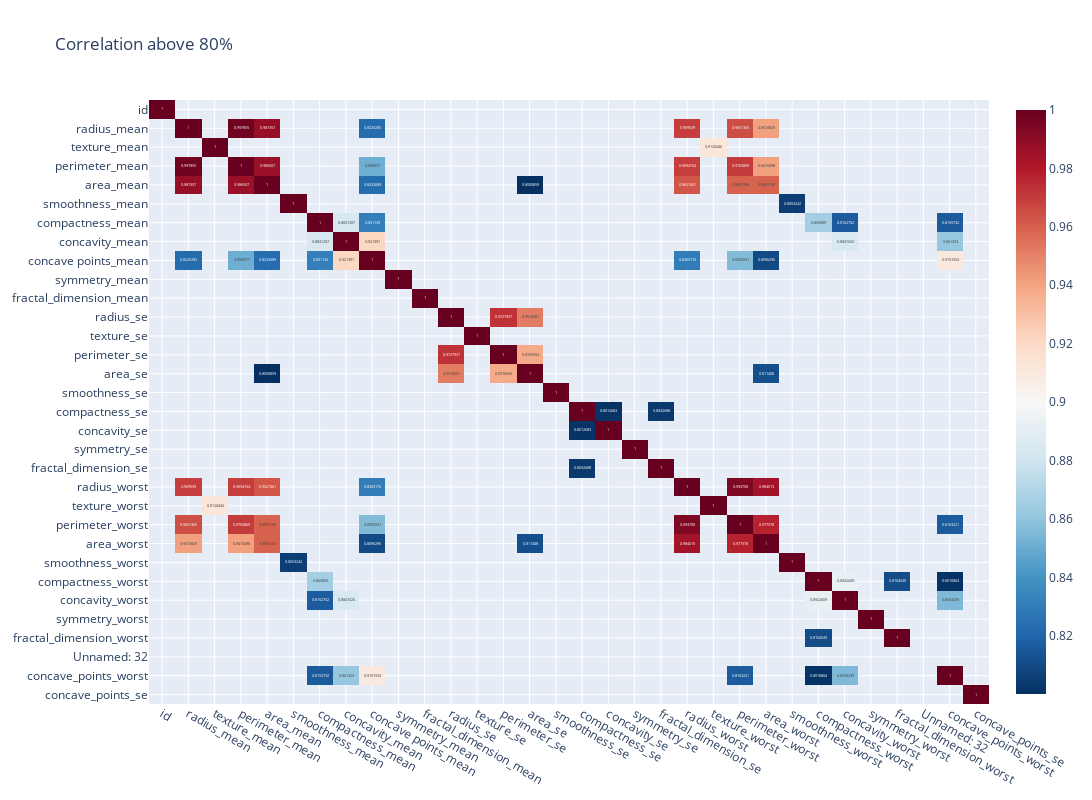

Notebook source saved alongside this figure:
### Code cell
mask = correlation_matrix.abs() > 0.8

# aplica máscara e substitui valores baixos por NaN
filtered_corr = correlation_matrix.where(mask)

fig_filtered = px.imshow(
    filtered_corr,
    text_auto=True,
    color_continuous_scale="RdBu_r",
    aspect="auto",
    title="Correlation above 80%"
)
fig_filtered.update_layout(width=1200, height=800)

### Figure 1 — Plotly figure (JSON) as saved in the notebook; plotly's stock layout.template omitted (floating-point values rounded to 4 significant figures; data arrays with more than 128 entries replaced by an {"elided": "..."} marker saying what was removed)
{"data": [{"coloraxis": "coloraxis", "hovertemplate": "x: %{x}<br>y: %{y}<br>color: %{z}<extra></extra>", "name": "0", "texttemplate": "%{z}", "type": "heatmap", "x": ["id", "radius_mean", "texture_mean", "perimeter_mean", "area_mean", "smoothness_mean", "compactness_mean", "concavity_mean", "concave points_mean", "symmetry_mean", "fractal_dimension_mean", "radius_se", "texture_se", "perimeter_se", "area_se", "smoothness_se", "compactness_se", "concavity_se", "symmetry_se", "fractal_dimension_se", "radius_worst", "texture_worst", "perimeter_worst", "area_worst", "smoothness_worst", "compactness_worst", "concavity_worst", "symmetry_worst", "fractal_dimension_worst", "Unnamed: 32", "concave_points_worst", "concave_points_se"], "xaxis": "x", "y": ["id", "radius_mean", "texture_mean", "perimeter_mean", "area_mean", "smoothness_mean", "compactness_mean", "concavity_mean", "concave points_mean", "symmetry_mean", "fractal_dimension_mean", "radius_se", "texture_se", "perimeter_se", "area_se", "smoothness_se", "compactness_se", "concavity_se", "symmetry_se", "fractal_dimension_se", "radius_worst", "texture_worst", "perimeter_worst", "area_worst", "smoothness_worst", "compactness_worst", "concavity_worst", "symmetry_worst", "fractal_dimension_worst", "Unnamed: 32", "concave_points_worst", "concave_points_se"], "yaxis": "y", "z": {"elided": "32x32 float values"}}], "layout": {"coloraxis": {"colorscale": [[0, "rgb(5,48,97)"], [0.1, "rgb(33,102,172)"], [0.2, "rgb(67,147,195)"], [0.3, "rgb(146,197,222)"], [0.4, "rgb(209,229,240)"], [0.5, "rgb(247,247,247)"], [0.6, "rgb(253,219,199)"], [0.7, "rgb(244,165,130)"], [0.8, "rgb(214,96,77)"], [0.9, "rgb(178,24,43)"], [1, "rgb(103,0,31)"]]}, "height": 800, "title": {"text": "Correlation above 80%"}, "width": 1200, "xaxis": {"anchor": "y", "domain": [0, 1]}, "yaxis": {"anchor": "x", "autorange": "reversed", "domain": [0, 1]}}}
